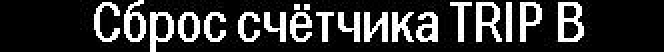
#> input picture text.jpg, 332 x 26 px (shown 2 times larger)
$ python image2hex.py --input text.jpg
#> lines starting #> are read from the running program, lines starting #| are printed output that depends on the picture
import argparse
import numpy
import sys
from PIL import Image


def is_black(pixel):
    return numpy.array_equal(pixel, [0, 0, 0])

def looks_like_black(pixel, black_threshold):
    return (
        pixel[0] < black_threshold
        and
        pixel[1] < black_threshold
        and
        pixel[2] < black_threshold
    )

def read_image_at(path):
#> called with path = 'text.jpg'
    img = Image.open(path, "r")
#> img is the input picture: PIL image 332x26 RGB; min 0, max 255, mean 52.8
    width, height = img.size
#> width = 332; height = 26
    pixel_values = list(img.getdata())
#> pixel_values = 8632 items, first 6: (0, 0, 0), (0, 0, 0), (0, 0, 0), (0, 0, 0), (0, 0, 0), (0, 0, 0)
    return numpy.array(pixel_values).reshape((width, height, 3))
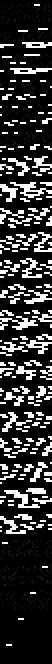
#> returned value: shape (332, 26, 3) int64 (shown 2 times larger); min 0, max 255, mean 52.8

def convert_to_bin(image, output_path, black_threshold):
    with open(output_path, "wb") as f:
        for row in image:
            for pixel in row:
                if looks_like_black(pixel, black_threshold):
                    f.write(b"\x00")
                else:
                    f.write(b"\xFF")

def print_bin_file(file, width):
    with open(file, "rb") as f:
        i = 0
        while (byte := f.read(1)):
            print(" " if byte == b"\x00" else "X", end="")
            if i != 0 and i % width == 0:
                print("")
            i = i + 1
    print("")


parser = argparse.ArgumentParser(prog="image2hex")
parser.add_argument("--input", type=str)
parser.add_argument("--output", type=str)
parser.add_argument("--black_threshold", type=int, default=30)
args = parser.parse_args()

image = read_image_at(args.input)
width = image.shape[0]
#> width = 332
height = image.shape[1]
#> height = 26
print(f"image shape: {width}x{height}")
#| image shape: 332x26

convert_to_bin(image, args.output, args.black_threshold)
#> (the run stopped early here; a loop or call above may not have finished)
